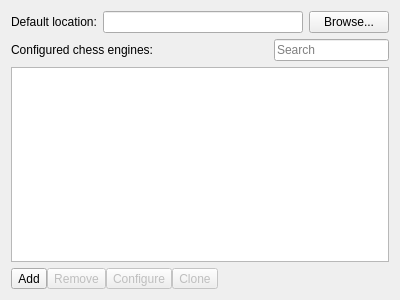
<?xml version="1.0" encoding="UTF-8"?>
<ui version="4.0">
 <class>EngineManagementWidget</class>
 <widget class="QWidget" name="EngineManagementWidget">
  <property name="geometry">
   <rect>
    <x>0</x>
    <y>0</y>
    <width>400</width>
    <height>300</height>
   </rect>
  </property>
  <property name="windowTitle">
   <string>Form</string>
  </property>
  <layout class="QVBoxLayout" name="verticalLayout">
   <item>
    <layout class="QHBoxLayout" name="horizontalLayout">
     <item>
      <widget class="QLabel" name="label_2">
       <property name="text">
        <string>Default location:</string>
       </property>
      </widget>
     </item>
     <item>
      <widget class="QLineEdit" name="m_defaultLocationEdit"/>
     </item>
     <item>
      <widget class="QPushButton" name="m_browseDefaultLocationBtn">
       <property name="text">
        <string>Browse...</string>
       </property>
      </widget>
     </item>
    </layout>
   </item>
   <item>
    <layout class="QHBoxLayout" name="horizontalLayout_2">
     <item>
      <widget class="QLabel" name="label">
       <property name="text">
        <string>Configured chess engines:</string>
       </property>
      </widget>
     </item>
     <item>
      <spacer name="horizontalSpacer_2">
       <property name="orientation">
        <enum>Qt::Horizontal</enum>
       </property>
       <property name="sizeHint" stdset="0">
        <size>
         <width>40</width>
         <height>20</height>
        </size>
       </property>
      </spacer>
     </item>
     <item>
      <widget class="QLineEdit" name="m_searchEngineEdit">
       <property name="placeholderText">
        <string>Search</string>
       </property>
       <property name="clearButtonEnabled">
        <bool>true</bool>
       </property>
      </widget>
     </item>
    </layout>
   </item>
   <item>
    <widget class="QListView" name="m_enginesList"/>
   </item>
   <item>
    <layout class="QHBoxLayout" name="horizontalLayout_3">
     <property name="spacing">
      <number>0</number>
     </property>
     <item>
      <widget class="QToolButton" name="m_addBtn">
       <property name="toolTip">
        <string>Add a new engine</string>
       </property>
       <property name="text">
        <string>Add</string>
       </property>
      </widget>
     </item>
     <item>
      <widget class="QToolButton" name="m_removeBtn">
       <property name="enabled">
        <bool>false</bool>
       </property>
       <property name="toolTip">
        <string>Remove selected engine(s)</string>
       </property>
       <property name="text">
        <string>Remove</string>
       </property>
      </widget>
     </item>
     <item>
      <widget class="QToolButton" name="m_configureBtn">
       <property name="enabled">
        <bool>false</bool>
       </property>
       <property name="toolTip">
        <string>Configure selected engine(s)</string>
       </property>
       <property name="text">
        <string>Configure</string>
       </property>
      </widget>
     </item>
     <item>
      <widget class="QToolButton" name="m_cloneBtn">
       <property name="enabled">
        <bool>false</bool>
       </property>
       <property name="toolTip">
        <string>Clone &amp; modify selected engine configuration</string>
       </property>
       <property name="text">
        <string>Clone</string>
       </property>
      </widget>
     </item>
     <item>
      <spacer name="horizontalSpacer">
       <property name="orientation">
        <enum>Qt::Horizontal</enum>
       </property>
       <property name="sizeHint" stdset="0">
        <size>
         <width>40</width>
         <height>20</height>
        </size>
       </property>
      </spacer>
     </item>
     <item>
      <widget class="QLabel" name="m_engineCountLabel">
       <property name="text">
        <string/>
       </property>
      </widget>
     </item>
    </layout>
   </item>
  </layout>
 </widget>
 <resources>
  <include location="../res/icons/icons.qrc"/>
 </resources>
 <connections/>
</ui>
